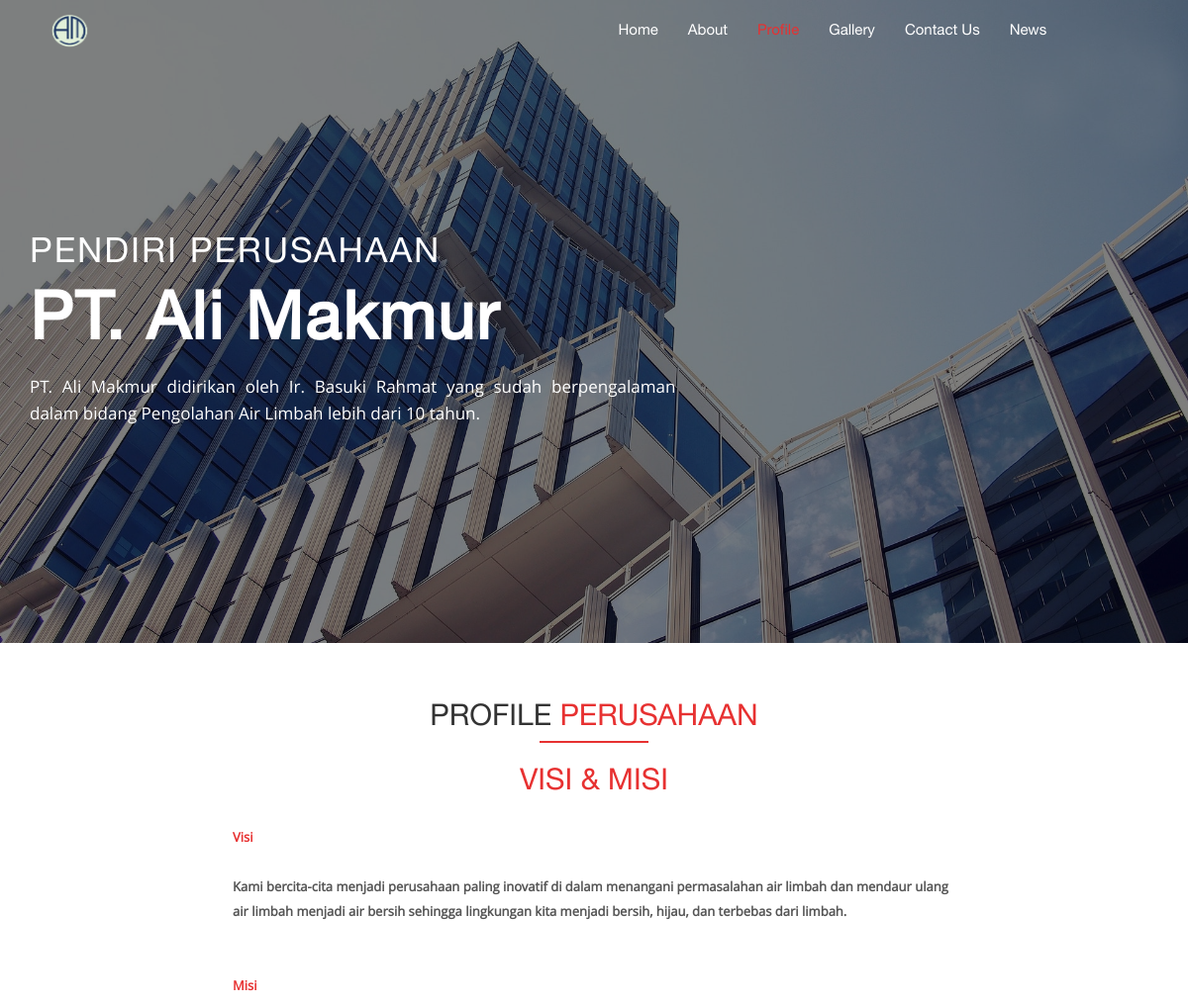
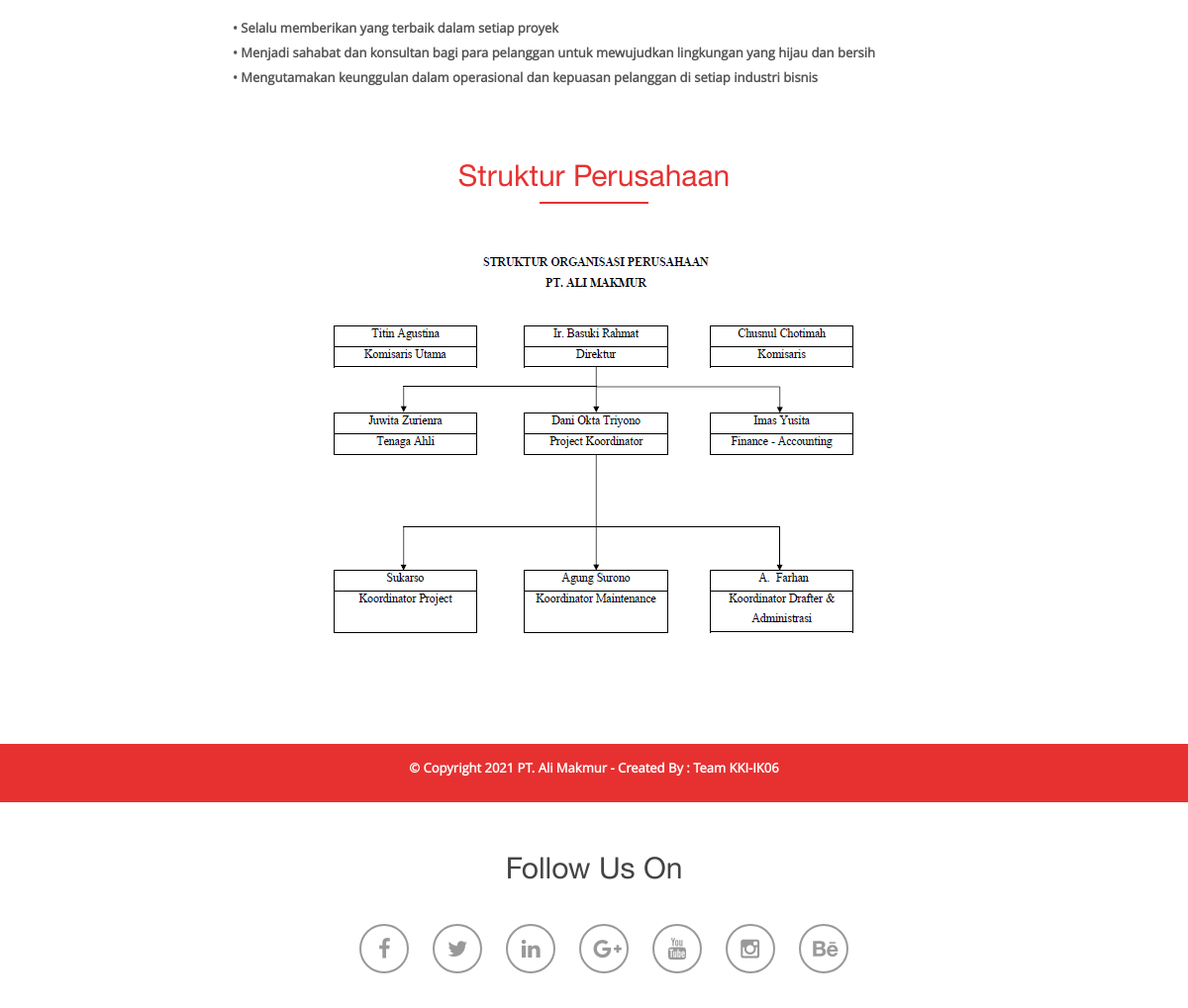
Screenshot of /index.php/profile with the database file from the repository (2 pictures, top to bottom).
### tables this page shows
CREATE TABLE `tb_profile_h` (
  `id_profile_h` int(11) NOT NULL,
  `kategori_profile_h` varchar(30) NOT NULL,
  `nama_profile_h` varchar(30) NOT NULL,
  `deskripsi_profile_h` varchar(300) NOT NULL,
  `image_profile_h` varchar(500) NOT NULL,
  `status` varchar(50) NOT NULL
);

CREATE TABLE `tb_profile_visimisi` (
  `id_visimisi` int(11) NOT NULL,
  `visi` longtext NOT NULL,
  `misi` longtext NOT NULL,
  `status` varchar(50) NOT NULL
);

### application/controllers/profile.php (called while the page is built, shortened)
<?php
class profile extends CI_Controller {
	function __construct(){
		$this->load->helper('url','form');
	  $this->load->model('MODEL_Profile', 'data');
	}
	public function index(){
		$data['header']=$this->data->GetHeader();
		$data['visimisi']=$this->data->GetVisiMisi();
		$this->load->view('VIEW_Head');
    $this->load->view('VIEW_Profile', $data);
    $this->load->view('VIEW_Footer');
	}
}
?>

### index.php (called while the page is built, shortened)
<?php
require_once BASEPATH.'core/CodeIgniter.php';

### application/models/MODEL_Profile.php (called while the page is built)
<?php
class MODEL_Profile extends CI_Model {
	function GetHeader(){
		$this->db->select('*')->from('tb_profile_h')->where('status="telah disetujui"')->order_by('id_profile_h');
		$query = $this->db->get();
		return $query->result();
	}
	function GetVisiMisi(){
		$this->db->select('*')->from('tb_profile_visimisi')->where('status="telah disetujui"')->order_by('id_visimisi');
		$query = $this->db->get();
		return $query->result();
	}
}

### application/views/VIEW_Profile.php (the view, shortened to what this page needs)
<?php include('VIEW_Head.php');?>
<body data-spy="scroll" data-target=".navbar-default" data-offset="100">
<header id="menu">
  <div class="navbar navbar-default navbar-fixed-top">
    <div class="container">
      <div class="container-fluid">
        <div class="navbar-header">
          <a class="navbar-brand" href="#menu"><img src="<?php echo base_url();?>assets/images/Logo/logo01.png" width="80px" height="40px" alt="logo"></a> </div>
        <div class="collapse navbar-collapse" id="bs-example-navbar-collapse-1">
          <ul class="nav navbar-nav">
            <li><a class="scroll" href="<?php echo site_url('home')?>">Home</a></li>
            <li><a class="scroll" href="<?php echo site_url('about')?>">About</a></li>
            <li class="active"><a class="scroll" href="<?php echo site_url('profile')?>">Profile</a></li>
            <li><a class="scroll" href="<?php echo site_url('gallery')?>">Gallery</a></li>
            <li><a class="scroll" href="<?php echo site_url('contact')?>">Contact Us</a></li>
            <li><a class="scroll" href="<?php echo site_url('news')?>">News</a></li>
          </ul>
        </div>
      </div>
    </div>
  </div>
</header>
<section id="slider">
  <?php foreach ($header as $row) { ?>
  <div id="home-carousel" class="carousel slide" data-ride="carousel">
    <div class="carousel-inner">
      <div class="item active" style="background-image:url(<?php echo base_url('assets/admin/'. $row->image_profile_h); ?>)">
        <div class="carousel-caption container">
          <div class="row">
            <div class="col-md-7 col-sm-12 col-xs-12">
              <h1><?php echo $row->kategori_profile_h?></h1>
              <h2><?php echo $row->nama_profile_h?></h2>
              <p class="content-slide"><?php echo $row->deskripsi_profile_h?></p>
            </div>
          </div>
        </div>
      </div>
  </div>
  <?php } ?>
</section>
<section id="about">
  <div class="container">
    <div class="col-md-8 col-md-offset-2">
      <div class="heading">
        <h2>PROFILE <span>PERUSAHAAN</span></h2>
        <div class="line"></div>
        <h2> <span>VISI & MISI</span></h2>
  <?php foreach ($visimisi as $row) { ?>
<p align="left" style="white-space:pre-wrap;"><span><strong>Visi</strong></span><br>
<?php echo $row->visi?>
<br><br>
<span><strong>Misi</strong></span><br>
<?php echo $row->misi?></p><br>
<?php } ?>
      </div>
    </div>
     <div class="col-md-8 col-md-offset-2">
      <div class="heading">
        <h2> <span>Struktur Perusahaan</span></h2>
        <div class="line"></div>
        <img src="<?php echo base_url()?>assets/images/Struktur OG.PNG"/>
      </div>
    </div>
      </div>
</section>

### assets/css/style.css (style rules this page uses)
* { margin: 0 auto; }
body { font-family: "helvetica_ce_55_romanregular"; }
p.content-slide { text-align: justify; }
p { font-size: 13px; color: #666; font-weight: bolder; line-height: 25px; font-family: "open_sansregular"; }
h1, h2, h3, h4, h5, h6, .h1, .h2, .h3, .h4, .h5, .h6 { font-family: "helvetica_ce_55_romanregular"; }
h1 { color: #fff; font-size: 51px; text-transform: uppercase; }
strong { font-weight: bolder; }
span { color: #e73131; }
.line { border: 1px solid #e73131; width: 15%; }
.navbar-default { background: rgba(248, 248, 248, 0); border: rgba(248, 248, 248, 0); padding: 5px 5px; }
a.navbar-brand img { position: relative; top: 9px; }
#menu { position: absolute; }
#menu .nav { left: 45%; position: relative; }
#menu ul.nav li a { font-size: 15px; color: #fff; }
#menu .nav > li > a { background: none; color: #fff; }
#menu .navbar-default .navbar-nav > .active > a, .navbar-default .navbar-nav > .active > a:hover, .navbar-default .navbar-nav > .active > a:focus { color: #e73131; background: transparent; }
a.navbar-brand { padding: 0px; margin-top: -3px; }
ul.nav li.active a:before { opacity: 1; }
#home-carousel .item { background-position: center top; background-repeat: no-repeat; background-size: cover; width: 100%; height: 650px; }
#home-carousel .item:before { background-color: #000; content: ""; height: 100%; top: 0; left: 0; opacity: 0.5; position: absolute; width: 100%; }
.carousel-caption { left: 15px; right: 15px; top: 50%; font-size: 15px; text-align: left; color: #fff; text-shadow: none; margin-top: -130px; }
.carousel-caption h1 { font-size: 35px; margin-bottom: 10px; letter-spacing: 2px; font-weight: 100; }
.carousel-caption h2 { color: #fff; font-size: 75px; font-weight: 600; margin-top: 0px; text-transform: none; letter-spacing: 2px; margin-bottom: 20px; }
.carousel-caption p { color: #ffffff; font-size: 17px; font-weight: normal; line-height: 27px; }
#home-carousel .item h1, #home-carousel .item h2, #home-carousel .item p { opacity: 0; -moz-transform: scale(0.5); -webkit-transform: scale(0.5); -o-transform: scale(0.5); -ms-transform: scale(0.5); transform: scale(0.5); }
#home-carousel .item h1 { -webkit-transition: all 0.5s ease-in-out 0.15s; -moz-transition: all 0.5s ease-in-out 0.15s; -ms-transition: all 0.5s ease-in-out 0.15s; -o-transition: all 0.5s ease-in-out 0.15s; transition: all 0.5s ease-in-out 0.15s; }
#home-carousel .item.active h1, #home-carousel .item.active h2, #home-carousel .item.active p { opacity: 1; -moz-transform: scale(1); -webkit-transform: scale(1); -o-transform: scale(1); -ms-transform: scale(1); transform: scale(1); }
#home-carousel .item h2 { -webkit-transition: all 0.5s ease-in-out 0.3s; -moz-transition: all 0.5s ease-in-out 0.3s; -ms-transition: all 0.5s ease-in-out 0.3s; -o-transition: all 0.5s ease-in-out 0.3s; transition: all 0.5s ease-in-out 0.3s; }
#home-carousel .item p { -webkit-transition: all 0.5s ease-in-out 0.45s; -moz-transition: all 0.5s ease-in-out 0.45s; -ms-transition: all 0.5s ease-in-out 0.45s; -o-transition: all 0.5s ease-in-out 0.45s; transition: all 0.5s ease-in-out 0.45s; }
#about { padding: 3% 0%; }
#about .heading { text-align: center; }
.heading h2 { font-family: "helvetica_ce_55_romanregular"; }
.heading p { padding: 20px 0px; font-size: 13px; font-weight: bolder; color: #555; }

### assets/css/responsive.css (style rules this page uses)
@media all and (min-width: 993px) and (max-width: 1200px) { .carousel-caption h2 { font-size: 67px; } }

### rows the page displays
tb_profile_h: image_profile_h (placeholder picture), kategori_profile_h "PENDIRI PERUSAHAAN", nama_profile_h "PT. Ali Makmur", deskripsi_profile_h "PT. Ali Makmur didirikan oleh Ir. Basuki Rahmat yang sudah berpengalaman dalam bidang Pengolahan Air Limbah lebih dari 10 tahun."
tb_profile_visimisi: visi "Kami bercita-cita menjadi perusahaan paling inovatif di dalam menangani permasalahan air limbah dan mendaur ulang air limbah menjadi air bersih sehingga lingkungan kita menjadi bersih, hijau, dan terbebas dari limbah.", misi "• Selalu memberikan yang terbaik dalam setiap proyek • Menjadi sahabat dan konsultan bagi para pelanggan untuk mewujudkan lingkungan yang hijau dan bersih • Mengutamakan keunggulan dalam operasional dan kepuasan pelanggan di setiap industri bisnis"
